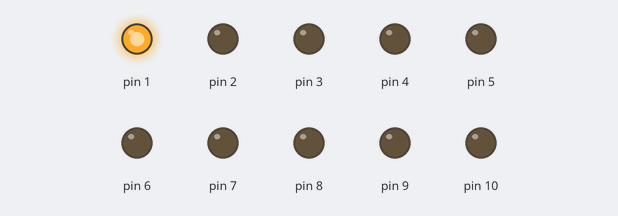
Bench run of a sketch on a simulated Arduino Uno, built with avr-gcc and run on an emulated ATmega328P. Parts: output pins drawn as LEDs (lit = HIGH).

Above: at 0.5 s.
At 2.0 s:
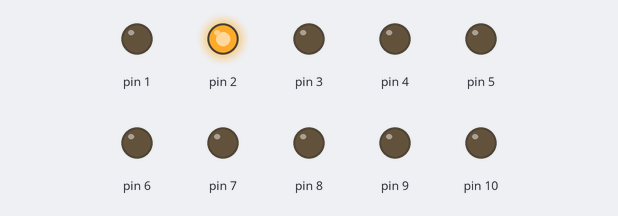
At 5.3 s:
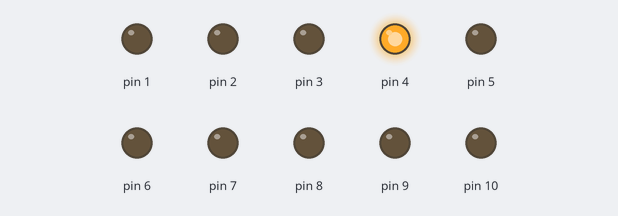
At 10.5 s:
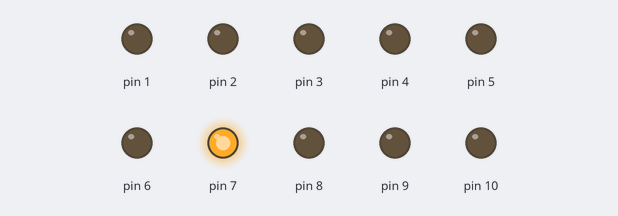
At 16.3 s:
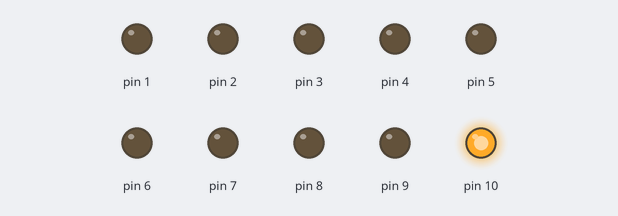
At 21.4 s:
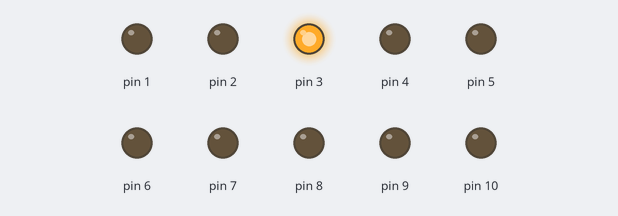
Timing chart, 0 to 23.1 s (numbered marks = the images above):
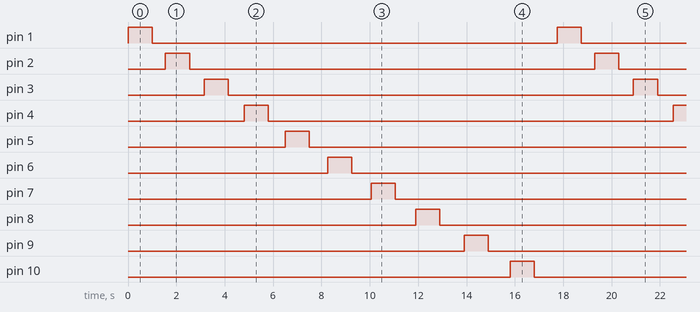

The sketch:

1C.ino
```cpp
// C++ code
//
void setup()
{
  pinMode(1, OUTPUT);
  pinMode(2, OUTPUT);
  pinMode(3, OUTPUT);
  pinMode(4, OUTPUT);
  pinMode(5, OUTPUT);
  pinMode(6, OUTPUT);
  pinMode(7, OUTPUT);
  pinMode(8, OUTPUT);
  pinMode(9, OUTPUT);
  pinMode(10, OUTPUT);
}

void loop()
{
  digitalWrite(1, HIGH);
  delay(1000);
  digitalWrite(1, LOW);
  delay(550);

  digitalWrite(2, HIGH);
  delay(1000);
  digitalWrite(2, LOW);
  delay(600);

  digitalWrite(3, HIGH);
  delay(1000);
  digitalWrite(3, LOW);
  delay(650);

  digitalWrite(4, HIGH);
  delay(1000);
  digitalWrite(4, LOW);
  delay(700);

  digitalWrite(5, HIGH);
  delay(1000);
  digitalWrite(5, LOW);
  delay(750);

  digitalWrite(6, HIGH);
  delay(1000);
  digitalWrite(6, LOW);
  delay(800);

  digitalWrite(7, HIGH);
  delay(1000);
  digitalWrite(7, LOW);
  delay(850);

  digitalWrite(8, HIGH);
  delay(1000);
  digitalWrite(8, LOW);
  delay(1000);

  digitalWrite(9, HIGH);
  delay(1000);
  digitalWrite(9, LOW);
  delay(900);

  digitalWrite(10, HIGH);
  delay(1000);
  digitalWrite(10, LOW);
  delay(950);
}
```

Measured:
- by itself, pin 1–10: alternates HIGH for 1.0 s and LOW for 16.8 s
- by itself, everything shown: repeats every 17.8 s, in 20 steps
